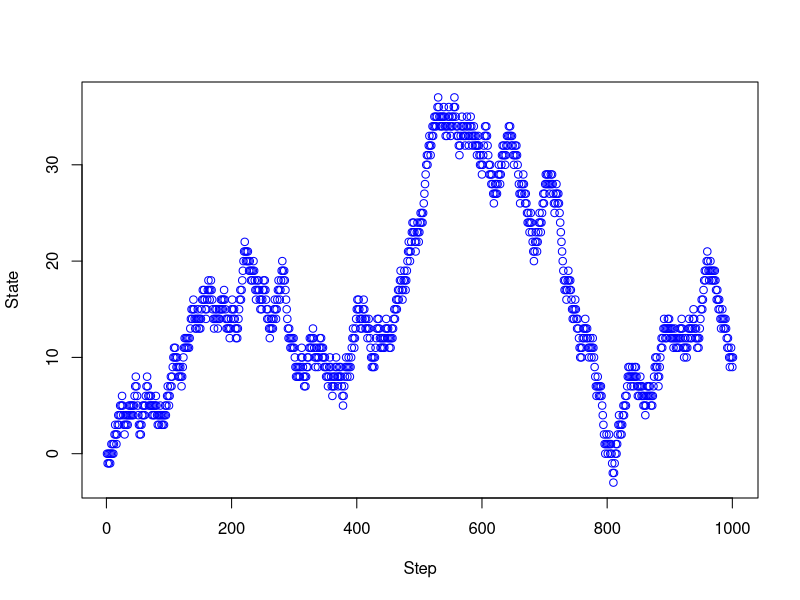
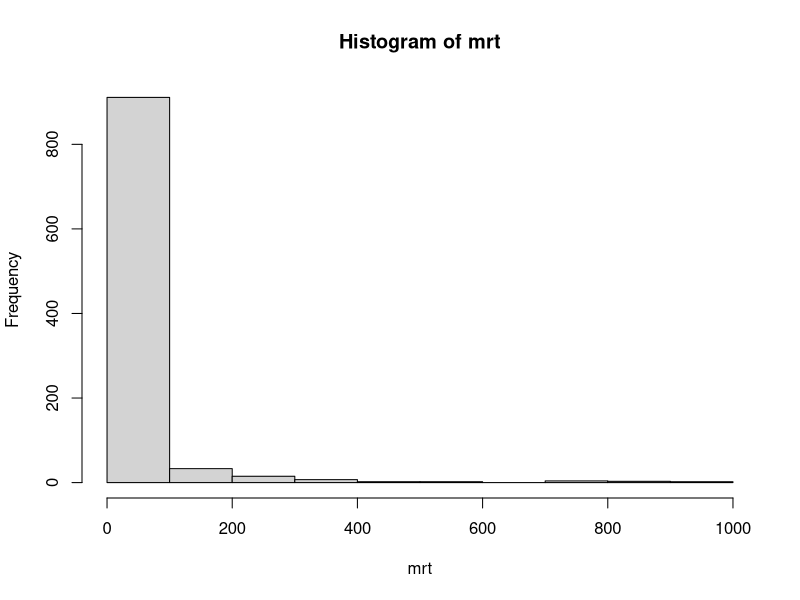

These charts were generated, in order, by the following R code:
########################################
########################################
#R project 1 Schuyler Louie
########################################
########################################
library(expm)

########################################
#1
########################################

#a
u <- runif(7)

#b
s <- sum(u)
P1 <- u/s
#sanity check, this should equal 1
sum(P1)

#c
P_rest <- c()
for (i in 1:6) {
  u_tmp <- runif(7)
  s_tmp <- sum(u_tmp)
  P_rest <- c(P_rest, u_tmp/s_tmp)
}
#sanity check this should equal 6
sum(P_rest)

#d

#turn into matrix

P <- matrix(c(P1,P_rest), nrow= 7, byrow = TRUE)

#another sanity check, this should be 1 for all rows
rowSums(P)

P %^% 5000


#e, subtracting pi's from LHS of SOE so I can use solve function
b <- c(rep(0,7), 1)
#here is where I subtract, call this matrix p_tmp
p_tmp <- rbind(t(P) - diag(7), rep(1,7))
pi_v <- solve(t(p_tmp)%*%p_tmp, t(p_tmp)%*%b)

#should sum to 1
sum(pi_v)


#e

#compare
print(pi_v)
print(P %^% 5000)

#Yes! my pi_v is equal to every row of P^5000.This is because the limit as n
#goes to infinity of P_ij^(n) is equal to pi_j. So as you raise P to higher
#and higher powers, every row will tend towards pi_v.


#f
X <- rep (NA, 10001)
X[1] <- 1

for (i in 2:10001) {
  prev <- X[i - 1]
  X[i] <- sample(c(1,2,3,4,5,6,7), size = 1, replace = TRUE, prob = P[c(1), ])
}

avg_time<- rep(NA, 7)
for (i in 1:7) {
  avg_time[i] = sum(X == i)/10001
}

print(avg_time)


#g
#just looping the above with 2:7 starting values

for (j in 2:7) {
  X <- rep (NA, 10001)
  X[1] <- j

  for (i in 2:10001) {
    prev <- X[i - 1]
    X[i] <- sample(c(1,2,3,4,5,6,7), size = 1, replace = TRUE, prob = P[c(1), ])
  }

  avg_time<- rep(NA, 7)
  for (i in 1:7) {
    avg_time[i] = sum(X == i)/10001
  }

  print(avg_time)
}

########################################
#2
########################################

#a

X <- rep(NA, 1001)
X[1] <- 0
for (i in 2:1001) {
  X[i] <- sample(c(X[i-1] + 1, X[i-1] - 1), 1, replace = TRUE, prob = c(0.5,0.5))
}

print(X[1:11])

#b
plot(1:1001, X, xlab = "Step", ylab = "State", col="blue")

#c
for (i in 2:1001) {
  if (X[i] == 0) {
    print(c("Returns to 0 at step ", i - 1))
    break
  }
}


#d, just looping 1000 times and appending the return time to vector mrt

mrt <- rep(NA,1000)

for (j in 1:1000){
  X <- rep(NA, 1001)
  X[1] <- 0

  for (i in 2:1001) {
    X[i] <- sample(c(X[i-1] + 1, X[i-1] - 1), 1, replace = TRUE, prob = c(0.5,0.5))
  }

  for (i in 2:1001) {
    if (X[i] == 0) {
      mrt[j] <- i
      break
    }
  }
}

#heres the histogram
hist(mrt)


#ALL DONE! :)
